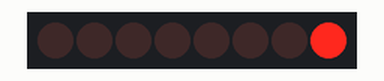
The sketch below on a simulated Arduino Uno, built with avr-gcc and run on an emulated ATmega328P. Shown: 8 shift-register outputs drawn as a row of LEDs (first output left, lit = HIGH). Wiring (inferred from the names in the program): shift register (74HC595): data pin 12; shift clock pin 9; latch pin 11. Wiring (inferred from the signals the program sends): row of LEDs: on Q0, Q1, Q2, Q3, Q4, Q5, Q6, Q7.

Above: at 0.12 s.
At 0.87 s:
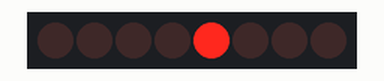
At 1.37 s:
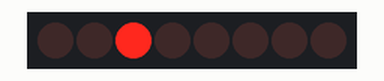
At 1.87 s:
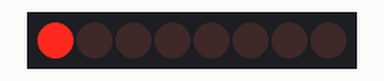
At 3.12 s:
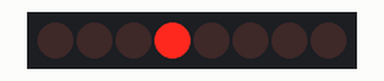
At 4.37 s:
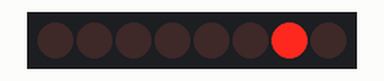
Timing chart, 0 to 4.7 s (numbered marks = the images above):
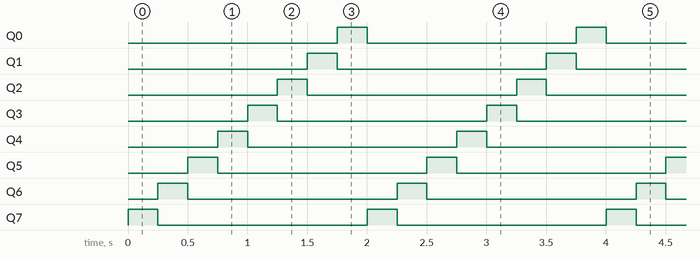

The sketch:

44_logical_circular_shift.ino
```cpp
int latchPin =11; // set low then send data
int clockPin = 9; // to synchronize with Arduino
int dataPin = 12; // send data here


//declare hex number
byte start = 0b11111110;
byte LEDs = start;
boolean right = true;
int dt = 250;

void setup() {
  // put your setup code here, to run once:
pinMode(latchPin, OUTPUT);
pinMode(dataPin, OUTPUT);
pinMode(clockPin, OUTPUT);
Serial.begin(9600);
}

void loop() {
  // put your main code here, to run repeatedly:

// open latchPin to send data to dataPin
digitalWrite(latchPin, LOW);
//Send data and synchronise with clockPin
shiftOut(dataPin, clockPin, LSBFIRST, LEDs); // LSBFIRST - Least Significant Bit First
// close latchPin
digitalWrite(latchPin, HIGH);

if (right==true){
  // circular shift right
 shiftRight();
  }

  else{
   shiftLeft();
}
delay(dt);
}

void shiftRight(){
  LEDs = LEDs*2+LEDs/128;
}

void shiftLeft(){
   LEDs=LEDs*128+LEDs/2;
}
```

Measured:
- by itself, Q0–7: alternates HIGH for 0.25 s and LOW for 1.8 s
- by itself, everything shown: repeats every 2.0 s, in 8 steps
